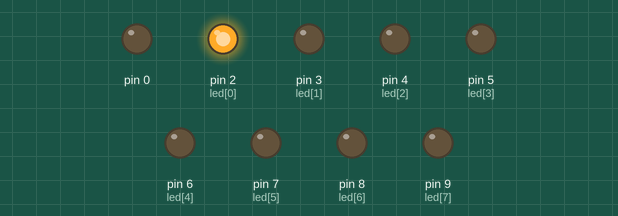
The sketch below on a simulated Arduino Uno, built with avr-gcc and run on an emulated ATmega328P. Parts: output pins drawn as LEDs (lit = HIGH).

Above: at 0.15 s.
At 0.75 s:
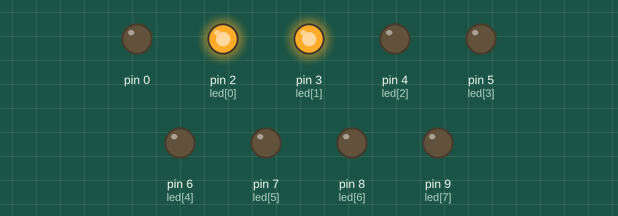
At 1.35 s:
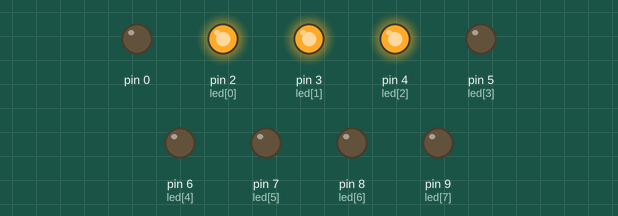
At 2.55 s:
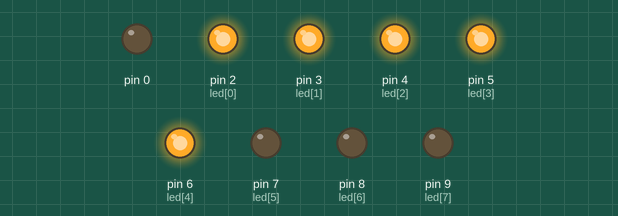
At 3.75 s:
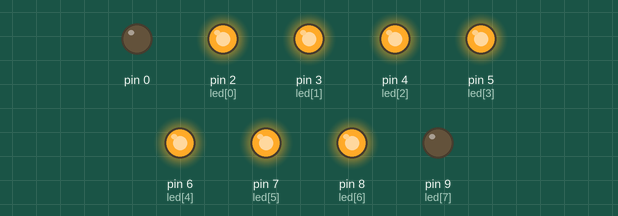
At 5.4 s:
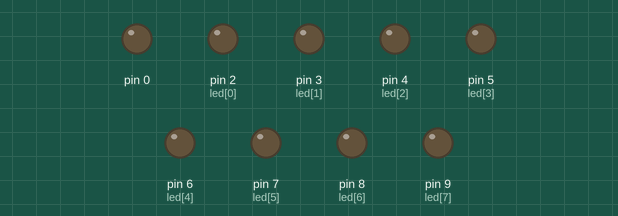
Timing chart, 0 to 8.2 s (numbered marks = the images above):
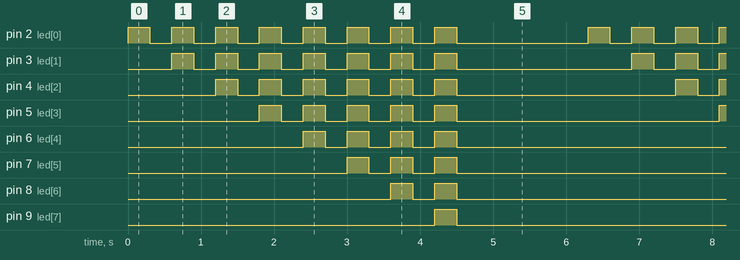

Measured:
- by itself, pin 2 (led[0]): repeats every 6.3 s: 7 × (LOW 0.30 s, HIGH 0.30 s), LOW 1.8 s, HIGH 0.30 s
- by itself, pin 3 (led[1]): repeats every 6.3 s: 6 × (LOW 0.30 s, HIGH 0.30 s), LOW 2.4 s, HIGH 0.30 s
- by itself, pin 4 (led[2]): repeats every 6.3 s: 5 × (LOW 0.30 s, HIGH 0.30 s), LOW 3.0 s, HIGH 0.30 s
- by itself, pin 5 (led[3]): repeats every 6.3 s: 4 × (LOW 0.30 s, HIGH 0.30 s), LOW 3.6 s, HIGH 0.30 s
- by itself, pin 6 (led[4]): repeats every 6.3 s: 3 × (LOW 0.30 s, HIGH 0.30 s), LOW 4.2 s, HIGH 0.30 s
- by itself, pin 7 (led[5]): repeats every 6.3 s: 2 × (LOW 0.30 s, HIGH 0.30 s), LOW 4.8 s, HIGH 0.30 s
- by itself, pin 8 (led[6]): repeats every 6.3 s: LOW 0.30 s, HIGH 0.30 s, LOW 5.4 s, HIGH 0.30 s
- by itself, pin 9 (led[7]): alternates HIGH for 0.30 s and LOW for 6.0 s

The sketch:

_8Led.ino
```cpp
int led[] = {2, 3, 4, 5, 6, 7, 8, 9};
#define wait 300
void setup() {
  for (int i = 0; i < 9; i++)
  {
    pinMode(led[i], OUTPUT);
  }

}

void loop() {
  for ( int j = 0; j < 8; j++)
  {
    for (int  i = 0; i <= j; i++)
    {
      digitalWrite(led[i], 1);
    }
    delay(wait);
    for (int i = 0; i <= 9; i++)
    {
      digitalWrite(led[i], 0);
    }
    delay(wait);
  }
  /*for ( int j = 0; j < 9; j++)
  {
    digitalWrite(led[j],0);
  }
  */
  delay(wait*5);

}
```
